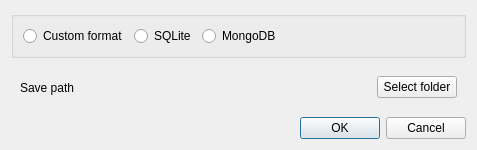
<?xml version="1.0" encoding="UTF-8"?>
<ui version="4.0">
 <class>SaveDatabaseDialog</class>
 <widget class="QDialog" name="SaveDatabaseDialog">
  <property name="geometry">
   <rect>
    <x>0</x>
    <y>0</y>
    <width>477</width>
    <height>150</height>
   </rect>
  </property>
  <property name="minimumSize">
   <size>
    <width>350</width>
    <height>80</height>
   </size>
  </property>
  <property name="windowTitle">
   <string>New column name</string>
  </property>
  <layout class="QVBoxLayout" name="verticalLayout">
   <item>
    <widget class="QGroupBox" name="saveMethodGb">
     <property name="title">
      <string/>
     </property>
     <layout class="QHBoxLayout" name="saveMethodGbLayout">
      <item>
       <widget class="QRadioButton" name="customFormatRb">
        <property name="text">
         <string>Custom format</string>
        </property>
       </widget>
      </item>
      <item>
       <widget class="QRadioButton" name="sqlitePageRb">
        <property name="text">
         <string>SQLite</string>
        </property>
       </widget>
      </item>
      <item>
       <widget class="QRadioButton" name="mongoDbPageRb">
        <property name="text">
         <string>MongoDB</string>
        </property>
       </widget>
      </item>
      <item>
       <spacer name="saveMethodGbSpacer">
        <property name="orientation">
         <enum>Qt::Horizontal</enum>
        </property>
        <property name="sizeHint" stdset="0">
         <size>
          <width>40</width>
          <height>20</height>
         </size>
        </property>
       </spacer>
      </item>
     </layout>
    </widget>
   </item>
   <item>
    <widget class="QStackedWidget" name="stackedWidget">
     <property name="currentIndex">
      <number>0</number>
     </property>
     <widget class="QWidget" name="customFormatPage">
      <layout class="QHBoxLayout" name="customFormatPageLayout">
       <item>
        <widget class="QLabel" name="customFilePathLb">
         <property name="text">
          <string>Save path</string>
         </property>
        </widget>
       </item>
       <item>
        <spacer name="customFormatPageSpacer">
         <property name="orientation">
          <enum>Qt::Horizontal</enum>
         </property>
         <property name="sizeHint" stdset="0">
          <size>
           <width>265</width>
           <height>20</height>
          </size>
         </property>
        </spacer>
       </item>
       <item>
        <widget class="QPushButton" name="selectFolderBtn">
         <property name="text">
          <string>Select folder</string>
         </property>
        </widget>
       </item>
      </layout>
     </widget>
     <widget class="QWidget" name="sqlitePage">
      <layout class="QHBoxLayout" name="horizontalLayout_4">
       <item>
        <widget class="QLabel" name="label_3">
         <property name="text">
          <string>SQLite</string>
         </property>
        </widget>
       </item>
      </layout>
     </widget>
     <widget class="QWidget" name="mongoDbPage">
      <layout class="QHBoxLayout" name="horizontalLayout_3">
       <item>
        <widget class="QLabel" name="label_2">
         <property name="text">
          <string>MongoDb</string>
         </property>
        </widget>
       </item>
      </layout>
     </widget>
    </widget>
   </item>
   <item>
    <layout class="QHBoxLayout" name="buttonBoxLayout">
     <item>
      <spacer name="buttonBoxSpacer">
       <property name="orientation">
        <enum>Qt::Horizontal</enum>
       </property>
       <property name="sizeHint" stdset="0">
        <size>
         <width>40</width>
         <height>20</height>
        </size>
       </property>
      </spacer>
     </item>
     <item>
      <widget class="QDialogButtonBox" name="buttonBox">
       <property name="standardButtons">
        <set>QDialogButtonBox::Cancel|QDialogButtonBox::Ok</set>
       </property>
      </widget>
     </item>
    </layout>
   </item>
  </layout>
 </widget>
 <resources/>
 <connections/>
</ui>
